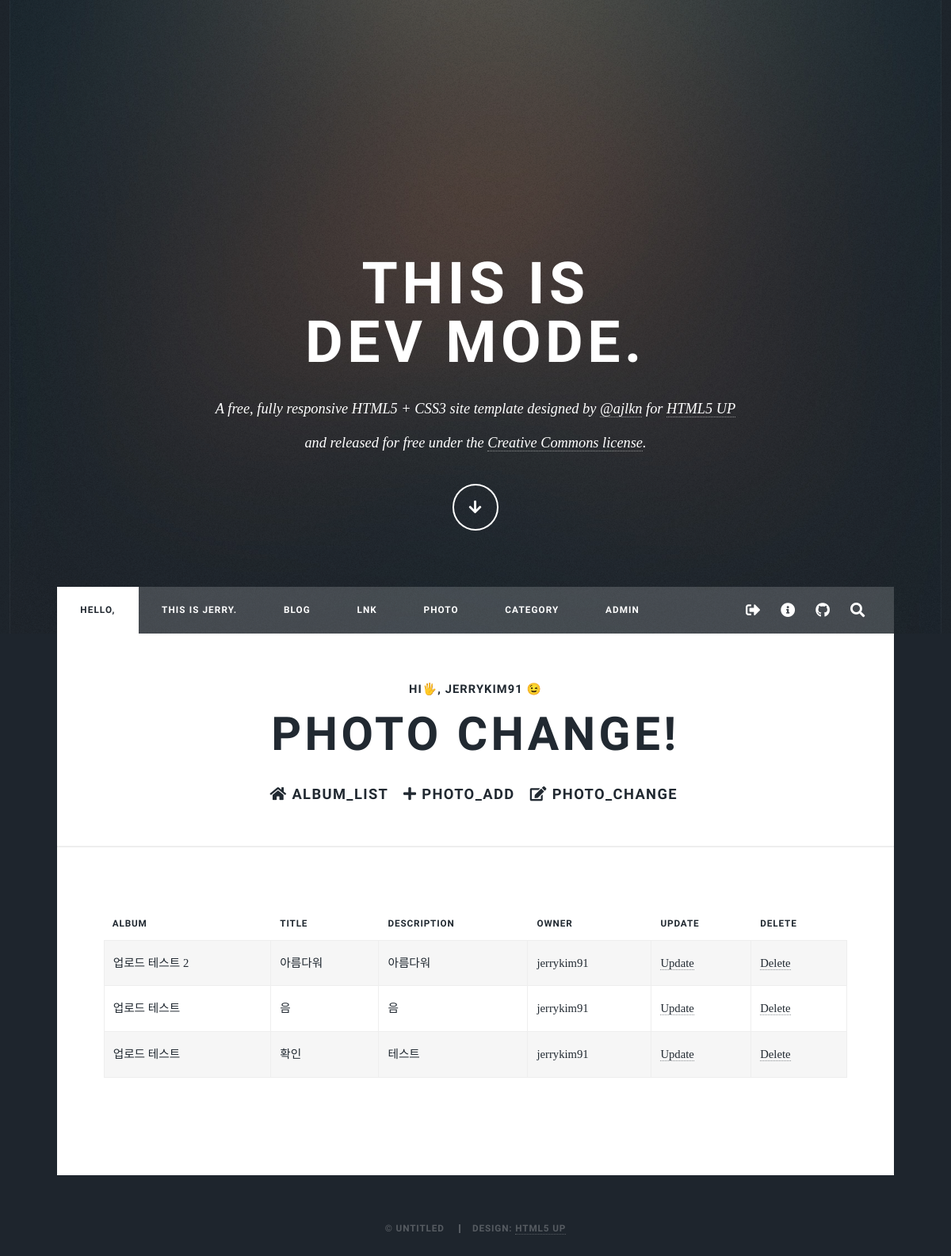
The page /photo/change/ (signed in) on the database its author committed.
### photo/models.py (models this page shows, shortened)
class Photo(models.Model):
    album       = models.ForeignKey(Album, on_delete=models.CASCADE)
    title       = models.CharField('TITLE', max_length=30)
    description = models.TextField('Photo Description', blank=True)
    image       = ThumbnailImageField(upload_to='photo/%y/%m')
    upload_dt   = models.DateTimeField('Upload Date', auto_now_add=True)
    owner       = models.ForeignKey('auth.User', on_delete=models.CASCADE, verbose_name='OWNER',blank=True, null=True)
    class Meta:
        ordering = ('title',)

class Album(models.Model):
    name        = models.CharField(max_length=50)
    description = models.CharField('One Line Description', max_length=100, blank=True)  # 설명
    owner       = models.ForeignKey('auth.User', on_delete=models.CASCADE, verbose_name='OWNER',blank=True, null=True)
    class Meta:
        ordering = ('name',)
    def __str__(self):
        return self.name

### photo/views.py (the view)
# urls.py: path('change/', views.PhotoChLV.as_view(), name='photo_change'),
class PhotoChLV(LoginRequiredMixin, ListView):
    model = Photo
    template_name = "photo/photo_change_list.html"
    def get_queryset(self):
        return Photo.objects.filter(owner=self.request.user)

### templates/photo/photo_change_list.html (shortened to what this page needs)
{% extends 'blog/base.html'%}
{% load widget_tweaks %}
{% load static %}
{% block content %}
<div id="main">
    <header class="major">
        <h4>hi🖐️, {{ user }} 😉</h4>
        <h1>photo Change!</h1>
        <ul class='nav justify-content-center'  >
            <li class="nav-item"><h3><a href="{% url 'photo:album_list' %}"><i class="fa fa-home"></i>&nbsp;album_list &nbsp;</a></h3></li>
            <li class="nav-item"><h3><a href="{% url 'photo:photo_add' %}"><i class="fa fa-plus"></i>&nbsp;photo_add &nbsp;</a></h3></li>
            <li class="nav-item"><h3><a href="{% url 'photo:photo_change' %}"><i class="fas fa-edit"></i></i>&nbsp;photo_change &nbsp;</a></h3></li>
        </ul>
    </header>
    <section class="post">
        <div class="table-wrapper">
            <table class="alt">
                <thead>
                    <tr>
                        <th>ALBUM</th>
                        <th>TITLE</th>
                        <th>DESCRIPTION</th>
                        <th>OWNER</th>
                        <th>UPDATE</th>
                        <th>DELETE</th>
                    </tr>
                </thead>
                <tbody>
                    {% for item in object_list %}
                    <tr>
                        <td>{{ item.album }}</td>
                        <td>{{ item.title }}</td>
                        <td>{{ item.description }}</td>
                        <td>{{ item.owner }}</td>
                        <td><a href="{% url 'photo:photo_update' item.id %}">Update</a></td>
                        <td><a href="{% url 'photo:photo_delete' item.id %}">Delete</a></td>
                    </tr>
                    {% endfor %}
                </tbody>
            </table>
        </div>
        <br />
    </section>
</div>
{% endblock %}

### rows shown on the page
Photo: album "업로드 테스트 2", title "아름다워", description "아름다워", owner "jerrykim91"
Photo: album "업로드 테스트", title "음", description "음", owner "jerrykim91"
Photo: album "업로드 테스트", title "확인", description "테스트", owner "jerrykim91"

### other values the page prints
{{ user }} "JERRYKIM91"
